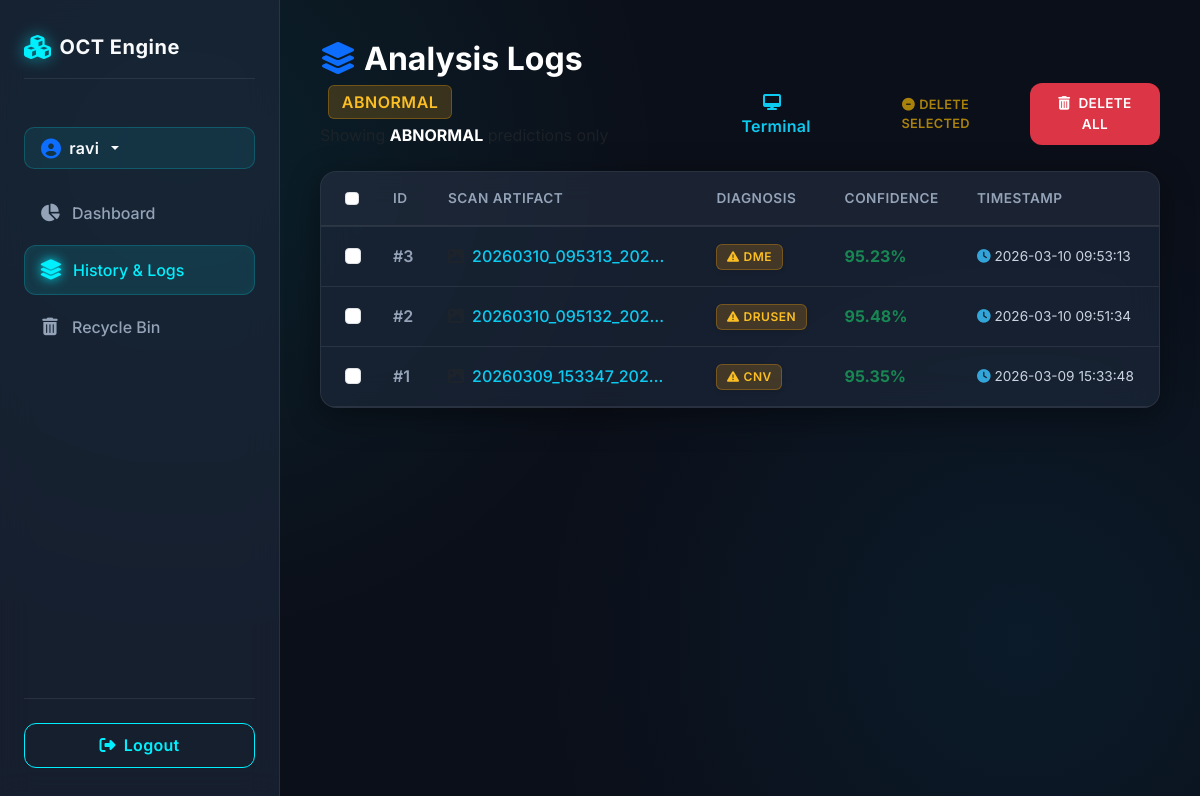
The app's page /history_filter?class=ABNORMAL (signed in) with its own data.
### tables this page shows
CREATE TABLE users (
            id INTEGER PRIMARY KEY AUTOINCREMENT,
            name TEXT NOT NULL,
            email TEXT NOT NULL UNIQUE,
            password_hash TEXT NOT NULL,
            created_at TEXT NOT NULL
        );

CREATE TABLE predictions (
            id INTEGER PRIMARY KEY AUTOINCREMENT,
            user_id INTEGER NOT NULL,
            filename TEXT NOT NULL,
            predicted_class TEXT NOT NULL,
            confidence REAL NOT NULL,
            actual_confidence REAL,
            created_at TEXT NOT NULL,
            FOREIGN KEY (user_id) REFERENCES users(id)
        );

### app.py (the view)
@app.route('/history_filter')
@login_required
def history_filter():
    filter_class = request.args.get('class', '').upper()
    rows = get_user_predictions(session['user_id'], filter_class=filter_class or None)
    return render_template('history.html', rows=rows, filter_class=filter_class)

### app.py (called while the page is built, shortened)
def get_db_connection():
    conn = sqlite3.connect(app.config['DATABASE'])
    conn.row_factory = sqlite3.Row
    return conn

def get_user_by_id(user_id):
    conn = get_db_connection()
    user = conn.execute(
        "SELECT * FROM users WHERE id = ?",
        (user_id,)
    ).fetchone()
    conn.close()
    return user

def get_user_predictions(user_id, filter_class=None):
    conn = get_db_connection()
    if filter_class == 'ABNORMAL':
        rows = conn.execute("""
            SELECT *, ROW_NUMBER() OVER (PARTITION BY user_id ORDER BY id) AS row_num
            FROM predictions
            WHERE user_id = ? AND predicted_class != 'NORMAL'
            ORDER BY id DESC
        """, (user_id,)).fetchall()
    conn.close()
    return rows

def login_required(view_func):
    @wraps(view_func)
    def wrapped(*args, **kwargs):
        if 'user_id' not in session:
            flash('Please login first.', 'warning')
            return redirect(url_for('login'))
        return view_func(*args, **kwargs)
    return wrapped

@app.context_processor
def inject_user():
    user = None
    if 'user_id' in session:
        user = get_user_by_id(session['user_id'])
    return dict(current_user=user)

### templates/history.html (shortened to what this page needs)
{% extends 'base.html' %}
{% block content %}
<div class="d-flex justify-content-between align-items-end mb-4">
    <div>
        <h2 class="fw-bold mb-1 text-white">
            <i class="fas fa-layer-group text-primary me-2"></i>Analysis Logs
            {% if filter_class %}
                <span class="badge bg-{% if filter_class == 'NORMAL' %}success{% else %}warning{% endif %} ms-2 fs-6">
                    {{ filter_class }}
                </span>
            {% endif %}
        </h2>
        <p class="text-muted mb-0">
            {% if filter_class %}
                Showing <strong class="text-white">{{ filter_class }}</strong> predictions only
            {% else %}
                Historical classification queries
            {% endif %}
        </p>
    </div>
    <div class="d-flex gap-2 align-items-center">
        <a href="{{ url_for('dashboard') }}" class="btn btn-outline-info">
            <i class="fas fa-desktop me-2"></i>Terminal
        </a>
        {% if rows %}
        <button type="button" class="btn btn-outline-warning text-uppercase" style="font-size:0.8rem;" id="deleteSelectedBtn" onclick="submitDeleteSelected()" disabled>
            <i class="fas fa-minus-circle me-1"></i>Delete Selected
        </button>
        {% endif %}
        <form method="POST" action="{{ url_for('clear_history') }}" onsubmit="return confirm('Delete ALL data logs? This cannot be undone.');">
            <button type="submit" class="btn btn-danger text-uppercase" style="font-size: 0.85rem; padding: 0.65rem 1rem;">
                <i class="fas fa-trash-can me-2"></i>Delete All
            </button>
        </form>
    </div>
</div>
<form method="POST" action="{{ url_for('delete_selected') }}" id="deleteSelectedForm">
    <div class="glass-card">
        <div class="card-body p-0">
            {% if rows %}
            <div class="table-responsive">
                <table class="table table-hover align-middle mb-0">
                    <thead style="background: rgba(255,255,255,0.02);">
                        <tr>
                            <th class="ps-4" style="width:44px;">
                                <input type="checkbox" class="form-check-input" id="selectAll" title="Select All">
                            </th>
                            <th>ID</th>
                            <th>Scan Artifact</th>
                            <th>Diagnosis</th>
                            <th>Confidence</th>
                            <th class="pe-4">Timestamp</th>
                        </tr>
                    </thead>
                    <tbody>
                        {% for row in rows %}
                        <tr class="row-item" data-id="{{ row['id'] }}">
                            <td class="ps-4 border-glass">
                                <input type="checkbox" class="form-check-input row-checkbox" name="selected_ids" value="{{ row['id'] }}">
                            </td>
                            <td class="border-glass fw-semibold" style="color:#94a3b8;">#{{ row['row_num'] }}</td>
                            <td class="border-glass">
                                <a href="{{ url_for('uploaded_file', filename=row['filename']) }}" target="_blank" class="text-info text-decoration-none fw-medium d-flex align-items-center">
                                    <i class="fas fa-image text-muted me-2"></i>
                                    <span class="text-truncate" style="max-width: 200px; display:inline-block;">{{ row['filename'] }}</span>
                                </a>
                            </td>
                            <td class="border-glass">
                                {% if row['predicted_class'] == 'NORMAL' %}
                                    <span class="badge bg-success shadow-sm"><i class="fas fa-check-circle me-1"></i>{{ row['predicted_class'] }}</span>
                                {% else %}
                                    <span class="badge bg-warning text-dark shadow-sm"><i class="fas fa-exclamation-triangle me-1"></i>{{ row['predicted_class'] }}</span>
                                {% endif %}
                            </td>
                            <td class="border-glass fw-bold {% if row['confidence'] > 0.8 %}text-success{% else %}text-info{% endif %}">
                                {{ '%.2f'|format(row['confidence'] * 100) }}%
                            </td>
                            <td class="border-glass" style="min-width: 160px; font-size: 0.85rem; white-space: nowrap; color:#cbd5e1;">
                                <i class="fas fa-clock me-1" style="color:#38bdf8; opacity:0.85;"></i>{{ row['created_at'] }}
                            </td>
                        </tr>
                        {% endfor %}
                    </tbody>
                </table>
            </div>
            {% endif %}
        </div>
    </div>
</form>
{% endblock %}

### templates/base.html (shortened to what this page needs)
<!DOCTYPE html>
<html lang="en">
<head>
    <link href="https://cdn.jsdelivr.net/npm/bootstrap@5.3.3/dist/css/bootstrap.min.css" rel="stylesheet">
    <link href="https://cdnjs.cloudflare.com/ajax/libs/font-awesome/6.5.2/css/all.min.css" rel="stylesheet">
    <link href="{{ url_for('static', filename='css/style.css') }}" rel="stylesheet">
</head>
<body class="{% if not current_user %}auth-page-body{% endif %}">
    {% if current_user %}
    <div class="app-container">
        <aside class="sidebar" id="sidebar">
            <div class="sidebar-header">
                <a href="{{ url_for('dashboard') }}" class="sidebar-brand text-decoration-none">
                    <i class="fas fa-cubes me-2"></i>
                    <span>OCT Engine</span>
                </a>
            </div>
            <div class="dropdown mt-2 mb-1">
                <button class="btn w-100 d-flex align-items-center gap-2 text-start px-3 py-2 dropdown-toggle"
                    type="button" data-bs-toggle="dropdown" aria-expanded="false"
                    style="background: rgba(0,240,255,0.08); border: 1px solid rgba(0,240,255,0.2); border-radius: 10px; color: #f8fafc; transition: all 0.2s;"
                    onmouseover="this.style.background='rgba(0,240,255,0.15)'"
                    onmouseout="this.style.background='rgba(0,240,255,0.08)'">
                    <i class="fas fa-user-circle fa-lg text-primary"></i>
                    <span class="text-truncate fw-semibold" style="max-width:120px;">{{ current_user['name'] }}</span>
                </button>
            </div>
            <ul class="nav-menu mt-3">
                <li class="nav-item">
                    <a href="{{ url_for('dashboard') }}" class="nav-link {% if request.endpoint == 'dashboard' %}active{% endif %}">
                        <i class="fas fa-chart-pie"></i>
                        <span>Dashboard</span>
                    </a>
                </li>
                <li class="nav-item">
                    <a href="{{ url_for('history') }}" class="nav-link {% if request.endpoint == 'history' or request.endpoint == 'history_filter' %}active{% endif %}">
                        <i class="fas fa-layer-group"></i>
                        <span>History &amp; Logs</span>
                    </a>
                </li>
                <li class="nav-item">
                    <a href="{{ url_for('recycle_bin') }}" class="nav-link {% if request.endpoint == 'recycle_bin' %}active{% endif %}">
                        <i class="fas fa-trash-can"></i>
                        <span>Recycle Bin</span>
                    </a>
                </li>
            </ul>
            <div class="sidebar-footer">
                <a href="{{ url_for('logout') }}" class="btn btn-outline-primary w-100 d-flex align-items-center justify-content-center gap-2">
                    <i class="fas fa-sign-out-alt"></i> Logout
                </a>
            </div>
        </aside>
        <main class="main-content">
            {% block content %}{% endblock %}
        </main>
    </div>
    {% endif %}
</body>
</html>

### static/css/style.css (style rules this page uses)
:root { --bg-main: #0b0f19; --surface-glass: rgba(30, 41, 59, 0.65); --surface-glass-hover: rgba(45, 55, 72, 0.85); --primary: #00f0ff; --primary-dark: #00b8cc; --success: #10b981; --warning: #f59e0b; --danger: #ef4444; --info: #0ea5e9; --text-main: #f8fafc; --text-muted: #94a3b8; --border-glass: rgba(255, 255, 255, 0.08); --border-light: rgba(255, 255, 255, 0.15); --shadow-glass: 0 8px 32px 0 rgba(0, 0, 0, 0.4); --shadow-glow: 0 0 20px rgba(0, 240, 255, 0.2); --radius-lg: 16px; --radius-md: 12px; }
html, body { height: 100%; }
body { font-family: 'Inter', sans-serif; color: var(--text-main); background-color: var(--bg-main); background-image: radial-gradient(circle at 15% 20%, rgba(0, 240, 255, 0.08) 0%, transparent 40%), radial-gradient(circle at 85% 80%, rgba(14, 165, 233, 0.08) 0%, transparent 40%); background-attachment: fixed; background-size: cover; min-height: 100vh; overflow-x: hidden; }
a { color: var(--primary); text-decoration: none; transition: 0.3s; }
.app-container { display: flex; min-height: 100vh; }
.sidebar { width: 280px; background: var(--surface-glass); backdrop-filter: blur(16px); -webkit-backdrop-filter: blur(16px); border-right: 1px solid var(--border-glass); padding: 2rem 1.5rem; display: flex; flex-direction: column; position: fixed; height: 100vh; z-index: 1000; transition: transform 0.3s ease; }
.sidebar-header { margin-bottom: 2.5rem; padding-bottom: 1rem; border-bottom: 1px solid var(--border-glass); display: flex; align-items: center; gap: 12px; }
.sidebar-brand { font-size: 1.25rem; font-weight: 700; color: var(--text-main); letter-spacing: 0.5px; display: flex; align-items: center; }
.sidebar-brand i { color: var(--primary); font-size: 1.5rem; filter: drop-shadow(0 0 8px rgba(0,240,255,0.6)); }
.nav-menu { list-style: none; padding: 0; margin: 0; display: flex; flex-direction: column; gap: 0.5rem; }
.nav-item .nav-link { display: flex; align-items: center; gap: 12px; padding: 12px 16px; border-radius: var(--radius-md); color: var(--text-muted); font-weight: 500; transition: all 0.3s ease; }
.nav-item .nav-link i { font-size: 1.1rem; width: 20px; text-align: center; transition: transform 0.3s ease; }
.nav-item .nav-link:hover, .nav-item .nav-link.active { background: rgba(0, 240, 255, 0.1); color: var(--primary); border: 1px solid rgba(0, 240, 255, 0.2); box-shadow: inset 0 0 10px rgba(0,240,255,0.05); }
.nav-item .nav-link:hover i, .nav-item .nav-link.active i { transform: scale(1.15); filter: drop-shadow(0 0 5px var(--primary)); }
.sidebar-footer { margin-top: auto; padding-top: 1.5rem; border-top: 1px solid var(--border-glass); }
.main-content { flex-grow: 1; margin-left: 280px; min-height: 100vh; padding: 2.5rem; display: flex; flex-direction: column; }
.glass-card, .stat-card, .card { background: var(--surface-glass); backdrop-filter: blur(16px); -webkit-backdrop-filter: blur(16px); border: 1px solid var(--border-glass); border-radius: var(--radius-lg); box-shadow: var(--shadow-glass); transition: transform 0.3s ease, box-shadow 0.3s ease, border-color 0.3s ease; color: var(--text-main); overflow: hidden; }
.btn { border-radius: var(--radius-md); font-weight: 600; padding: 0.6rem 1.2rem; transition: all 0.3s ease; letter-spacing: 0.3px; border: none; }
.btn-outline-primary { background: transparent; border: 1px solid var(--primary); color: var(--primary); }
.table { color: var(--text-main); --bs-table-bg: transparent; --bs-table-color: var(--text-main); --bs-table-border-color: var(--border-glass); }
.table thead th { font-weight: 600; color: var(--text-muted); border-bottom: 2px solid var(--border-glass); letter-spacing: 0.5px; text-transform: uppercase; font-size: 0.85rem; }
.table tbody tr { transition: background-color 0.2s ease; }
.table td, .table th { padding: 1rem; vertical-align: middle; }
.badge { padding: 0.5em 0.8em; border-radius: 6px; font-weight: 600; letter-spacing: 0.5px; }
.bg-warning { background-color: rgba(245, 158, 11, 0.2) !important; color: #fbbf24 !important; border: 1px solid rgba(245, 158, 11, 0.3); }

### records on screen
users: name "ravi"
predictions: row_num "3", filename "20260310_095313_202…", predicted_class "DME", row['confidence']*100 "95.23", created_at "2026-03-10 09:53:13"
predictions: row_num "2", filename "20260310_095132_202…", predicted_class "DRUSEN", row['confidence']*100 "95.48", created_at "2026-03-10 09:51:34"
predictions: row_num "1", filename "20260309_153347_202…", predicted_class "CNV", row['confidence']*100 "95.35", created_at "2026-03-09 15:33:48"

### other values on screen
{{ filter_class }} "ABNORMAL"
